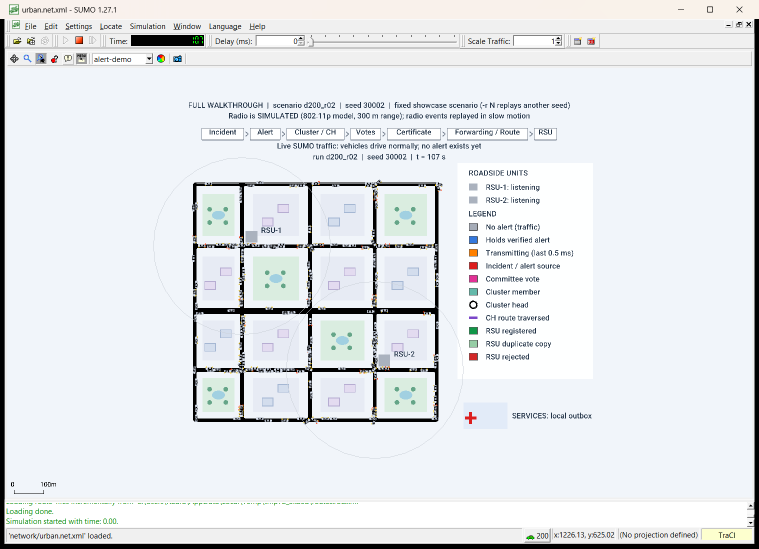
#> input picture final_panel_review/figures/sumo/sumo_01_traffic.png, 1518 x 1097 px (shown at 1/2 size); its folder holds 4 pictures in this run
$ python make_report_views.py
#> lines starting #> are read from the running program, lines starting #| are printed output that depends on the picture
"""Print-size views of the genuine captures for the report (crops only: no pixel is drawn, edited or moved).

    python final_panel_review/scripts/make_report_views.py

  view_map_*.png      map area of a SUMO-GUI capture (legend and status lines are shown once, in the full-window figure)
  view_status_*.png   stage bar and status lines of a SUMO-GUI capture, for full-width placement
  view_dash_*.png     one dashboard card cropped to its useful part
The source of every view is added to figures/FIGURE_SOURCES.json.
"""
import json
from pathlib import Path

from PIL import Image

ROOT = Path(__file__).resolve().parents[2]
FIG = ROOT / "final_panel_review" / "figures"
MAP = (335, 340, 900, 862)        # map area of the 1518 x 1097 SUMO-GUI window
STATUS = (280, 252, 1225, 323)    # stage bar and the two status lines above the map

views = {}
for f in sorted((FIG / "sumo").glob("sumo_*.png")):
    tag = f.stem.replace("sumo_", "")
    Image.open(f).convert("RGB").crop(MAP).save(FIG / f"view_map_walk_{tag}.png")
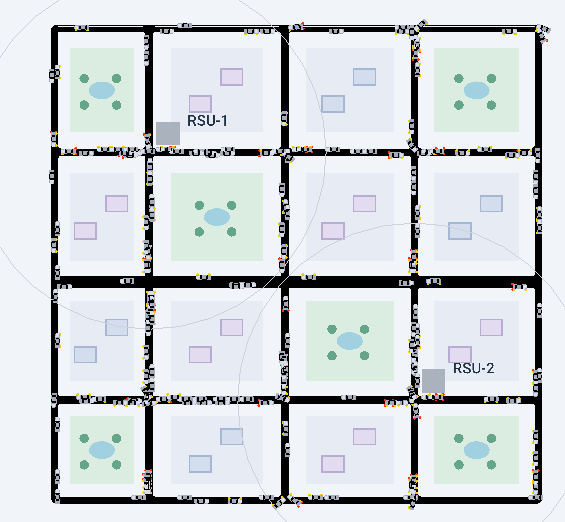
#> saved as view_map_walk_01_traffic.png: PIL image 565x522 RGB; mean R, G, B 207.9, 213.6, 217
    views[f"view_map_walk_{tag}.png"] = f"figures/sumo/{f.name}, map area {MAP}"
#> pass 2 of the loop `for f in sorted((FIG / "sumo").glob("sumo_*.png")):`:
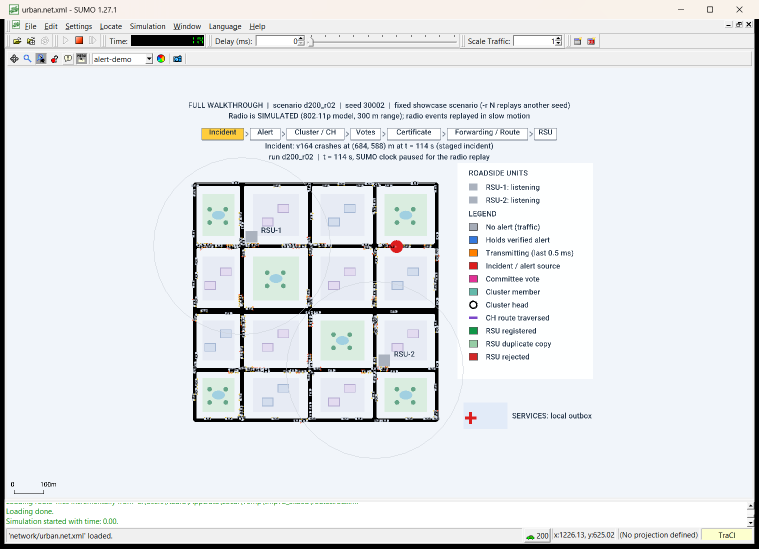
#> input picture final_panel_review/figures/sumo/sumo_02_incident.png, 1518 x 1097 px (shown at 1/2 size)
#> `Image.open(f).convert("RGB").crop(MAP).save(FIG / f"view_map_walk_{tag..`:
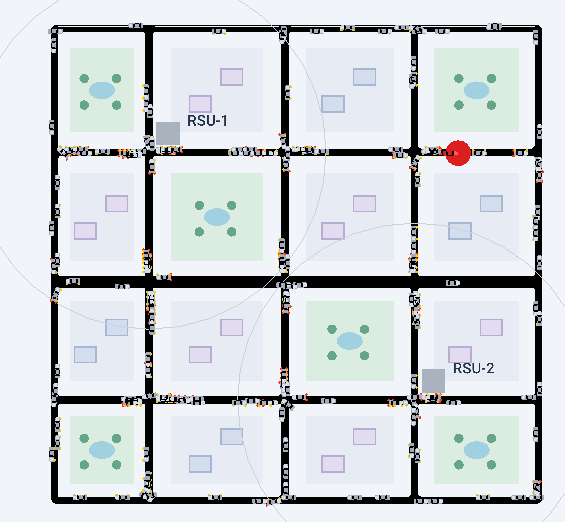
#> saved as view_map_walk_02_incident.png: PIL image 565x522 RGB; mean R, G, B 207.7, 213, 216.4
for tag in ("12_forged", "13_final", "07_flooding", "09_duplicates"):
#> (the run stopped early here; a loop or call above may not have finished)
